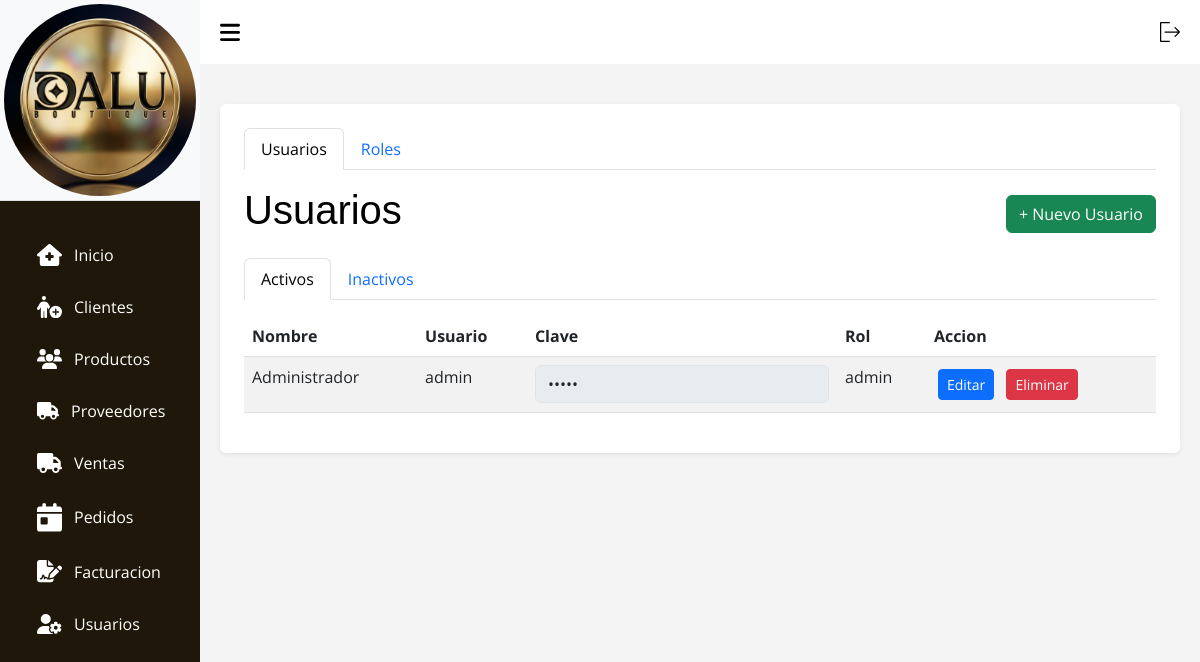
Before: /?c=Usuarios with the older database file.
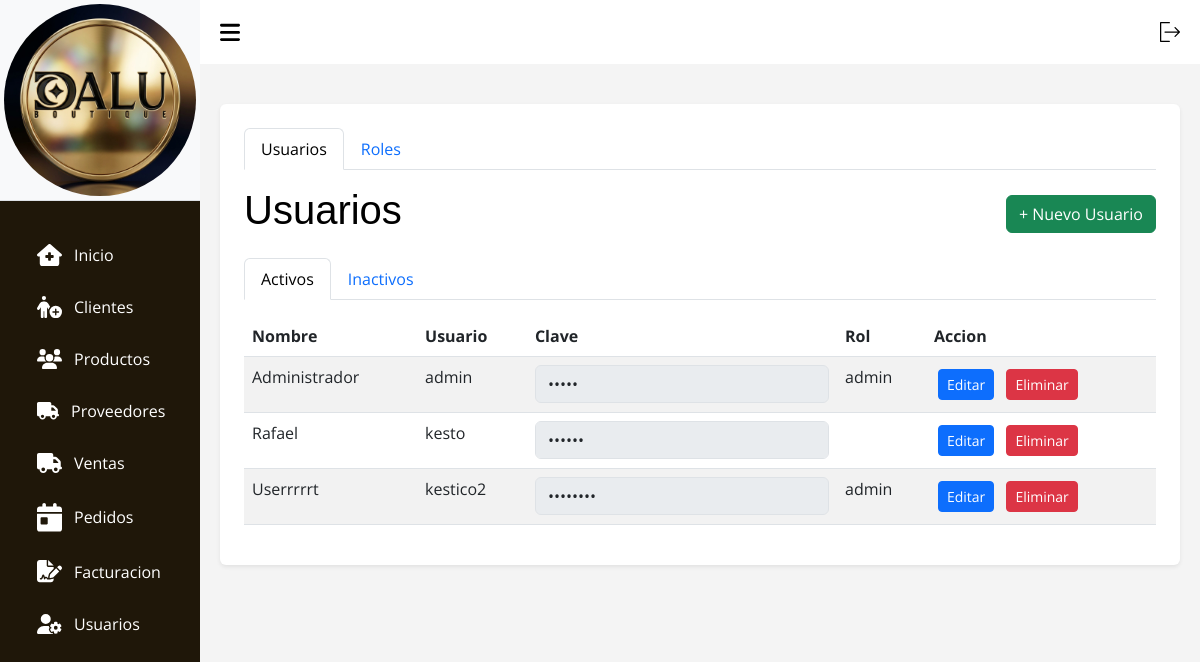
After: the same page with the newer database file.
### tables this page shows
CREATE TABLE `usuarios` (
  `id` int(11) NOT NULL,
  `id_rol` int(11) DEFAULT NULL,
  `nombre` varchar(100) NOT NULL,
  `usuario` varchar(50) NOT NULL,
  `clave` varchar(255) NOT NULL,
  `estado` tinyint(1) DEFAULT 1
);

### src/Models/Conexion.php (called while the page is built, shortened)
<?php
    class Conexion extends PDO {
        function __construct() {
            $servername = "localhost";
            $username = "root";
            $password = "";
            $dbname = "tiendadalu";
        }
    }

### src/Models/Usuarios.php (called while the page is built, shortened)
<?php
    class Usuarios extends Conexion {
        public function search() {
            $sql = "SELECT id, nombre, id_rol, (SELECT nombre FROM roles WHERE id=usuarios.id_rol) AS rol, usuario, clave FROM usuarios WHERE estado = 1";
            $stmt = $this->prepare($sql);
            $stmt->execute();
            return $stmt->fetchAll(\PDO::FETCH_ASSOC);
        }
    }

### src/Views/V_Usuarios.php (the view, shortened to what this page needs)
<!DOCTYPE html>
<html lang="es">
<head>
    <link rel="stylesheet" href="assets/css/css.css">
    <link rel="stylesheet" href="assets/css/tabla.css">
    <link rel="stylesheet" href="assets/css/header.css">
    <link rel="stylesheet" href="assets/bootstrap.min.css">
    <link rel="stylesheet" href="assets/DataTablet/datatables.css">
</head>
<body>
    <?php require_once __DIR__ . "/../Views/layout/header.php"; ?>
    <main>
        <div class="container bg-white p-4 rounded shadow-sm mt-3">
            <ul class="nav nav-tabs mb-3" id="mainTabs" role="tablist">
                <li class="nav-item">
                    <button class="nav-link <?= (!isset($_GET['tab']) || $_GET['tab'] != 'roles') ? 'active' : '' ?>" id="tab-usuarios" data-bs-toggle="tab" data-bs-target="#modulo-usuarios" type="button">Usuarios</button>
                </li>
                <li class="nav-item">
                    <button class="nav-link <?= (isset($_GET['tab']) && $_GET['tab'] == 'roles') ? 'active' : '' ?>" id="tab-roles" data-bs-toggle="tab" data-bs-target="#modulo-roles" type="button">Roles</button>
                </li>
            </ul>
            <div class="tab-content">
                <div class="tab-pane fade <?= (!isset($_GET['tab']) || $_GET['tab'] != 'roles') ? 'show active' : '' ?>" id="modulo-usuarios">
                    <div class="d-flex justify-content-between align-items-center mb-3">
                        <h1 class="titulo text-black">Usuarios</h1>
                        <button class="btn btn-success" data-bs-toggle="modal" data-bs-target="#modalAgregar">+ Nuevo Usuario</button>
                    </div>
                    <ul class="nav nav-tabs mb-3" id="clienteTabs" role="tablist">
                        <li class="nav-item">
                            <button class="nav-link active" id="activos-tab" data-bs-toggle="tab" data-bs-target="#activos" type="button">Activos</button>
                        </li>
                        <li class="nav-item">
                            <button class="nav-link" id="inactivos-tab" data-bs-toggle="tab" data-bs-target="#inactivos" type="button">Inactivos</button>
                        </li>
                    </ul>
                    <div class="tab-content">
                        <div class="tab-pane fade show active" id="activos">
                            <div class="table-responsive">
                                <table id="tablaActivos" class="table-DT table table-striped">
                                    <thead>
                                        <tr>
                                            <th scope="col">Nombre</th>
                                            <th scope="col">Usuario</th>
                                            <th scope="col">Clave</th>
                                            <th scope="col">Rol</th>
                                            <th scope="col">Accion</th>
                                        </tr>
                                    </thead>
                                    <tbody>
                                        <?php foreach ($usuarios as $u): ?>
                                            <tr>
                                                <td><?php echo htmlspecialchars($u['nombre']); ?></td>
                                                <td><?php echo htmlspecialchars($u['usuario']); ?></td>
                                                <td><input type="password" disabled class="form-control" value="<?php echo htmlspecialchars($u['clave']); ?>"></td>
                                                <td><?php echo htmlspecialchars($u['rol']); ?></td>
                                                <td>
                                                    <button class="btn btn-sm btn-primary m-1" data-bs-toggle="modal" data-bs-target="#modalEditarUsuario<?= $u['id'] ?>">Editar</button>
                                                    <button type="button" class="btn btn-sm btn-danger m-1" data-bs-toggle="modal" data-bs-target="#modalConfirmarEliminarUsuario<?= $u['id'] ?>">Eliminar</button>
                                                </td>
                                            </tr>
                                        <?php endforeach; ?>
                                    </tbody>
                                </table>
                            </div>
                        </div>
                    </div>
                </div>
            </div>
        </div>
    </main>
</body>
</html>

### index.php (shortened to what this page needs)
<?php
$ruta = isset($_GET['c']) ? $_GET['c'] : "home/view";
$partes = explode("/", $ruta);
$controlador = "C" . ucfirst(strtolower($partes[0]));
$archivoControlador = __DIR__ . "/src/Controllers/" . $controlador . ".php";
if (file_exists($archivoControlador)) {
    require_once $archivoControlador;
} else {
    echo "NO EXISTE EL CONTROLADOR";
}
?>

### src/Controllers/CUsuarios.php (shortened to what this page needs)
<?php
    $accion = $_GET['accion'] ?? $_POST['accion'] ?? 'view';
    switch($accion) {
        case "view":
            $usuarios = (new Usuarios())->search();
            require_once __DIR__ . "/../Views/V_Usuarios.php";
            break;
    }

### src/Views/layout/header.php (shortened to what this page needs)
<section id="sidebar">
  <div class="sidebar-heading border-bottom bg-light p-1">
    <img src="assets/img/dalu.jpeg" class="img imglog background-color transparent" alt="...">
  </div>
  <ul class="side-menu">
    <li class="nav-item m-1 fs-6">
      <a class="nav-link active" aria-current="page" href="?c=Home">
        Inicio</a>
    </li>
    <li class="nav-item m-1 fs-6">
      <a class="nav-link" href="?c=Clientes">
        Clientes
      </a>
    </li>
    <li class="nav-item m-1 fs-6">
      <a class="nav-link" href="?c=Productos">
        Productos
      </a>
    </li>
    <li class="nav-item m-1 fs-6">
      <a class="nav-link" href="?c=Proveedores">
        Proveedores
      </a>
    </li>
<li class="nav-item m-1 fs-6">
      <a class="nav-link" href="?c=Ventas">
        Ventas
      </a>
    </li>
    <li class="nav-item m-1 fs-6">
      <a class="nav-link" href="?c=Pedidos">
        Pedidos
      </a>
    </li>
    <li class="nav-item m-1 fs-6">
      <a class="nav-link" href="?c=Facturacion">
        Facturacion
      </a>
    </li>
    <li class="nav-item  m-1 fs-6">
      <a class="nav-link" href="?c=Usuarios">
        Usuarios
      </a>
    </li>
  </ul>
</section>
<section id="content">
  <nav>
    <form action="index.php?c=login&a=Logout" method="POST">
      <button type="submit" style="background: none; border: none; cursor: pointer;">
      </button>
    </form>
  </nav>

### assets/css/css.css (style rules this page uses)
* { margin: 0; padding: 0; text-decoration: none; box-sizing: border-box; font-family: 'Segoe UI', Tahoma, Geneva, Verdana, sans-serif; }
.img { border-radius: 50%; }
body { font-family: Arial, Helvetica, sans-serif; height: 100vh; display: flex; flex-wrap: nowrap; background: #9794942c; }
main { width: 100%; padding: 24px 20px 20px 20px; }

### assets/css/tabla.css (style rules this page uses)
.titulo { color: #0508c7; font-family: Impact, Haettenschweiler, 'Arial Narrow Bold', sans-serif; }
.table { border-radius: 10px; }

### assets/css/header.css (style rules this page uses)
* { font-family: 'Open Sans', sans-serif; margin: 0; padding: 0; box-sizing: border-box; }
:root { --grey: #F1F0F6; --dark-grey: #2610a1be; --light: #fff; --dark: #000; --green: #81D43A; --light-green: #E3FFCB; --blue: #1775F1; --light-blue: #D0E4FF; --dark-blue: #0C5FCD; --red: #FC3B56; }
li { list-style: none; }
#sidebar { position: fixed; max-width: 200px; width: 100%; background: var(--light); top: 0; left: 0; height: 100%; overflow-y: auto; scrollbar-width: none; transition: all .3s ease; background-color: #1f1709; z-index: 200; }
#sidebar .icon { min-width: 22px; display: flex; justify-content: center; align-items: center; margin-right: 12px; }
#sidebar .side-menu { margin: 30px 0; padding: 0 18px; transition: all .3s ease; }
#sidebar .side-menu a { display: flex; align-items: center; font-size: 16px; color: var(--light); padding: 12px 16px 12px 0; border-radius: 20px; margin: 4px 0; white-space: nowrap; }
#content { position: relative; width: calc(100% - 200px); left: 200px; transition: all .3s ease; background-color: #49494a0f; }
nav { background: var(--light); height: 64px; padding: 0 20px; display: flex; align-items: center; grid-gap: 28px; position: sticky; top: 0; left: 0; z-index: 100; justify-content: space-between; }
.img { border-radius: 50%; background-color: transparent; }
nav .toggle-sidebar { font-size: 18px; cursor: pointer; }
svg { width: 20px; cursor: pointer; }
.imglog { width: 100%; }
.icon { margin-left: 15px; align-items: baseline; width: 25px; transition: 1.3s; }

### assets/DataTablet/datatables.css (style rules this page uses)
:root { --dt-row-selected: 13, 110, 253; --dt-row-selected-text: 255, 255, 255; --dt-row-selected-link: 9, 10, 11; --dt-row-stripe: 0, 0, 0; --dt-row-hover: 0, 0, 0; --dt-column-ordering: 0, 0, 0; --dt-html-background: white; }

Changed rows visible on the page:
added usuarios: nombre "Rafael", usuario "kesto"
added usuarios: nombre "Userrrrrt", usuario "kestico2", rol "admin"
